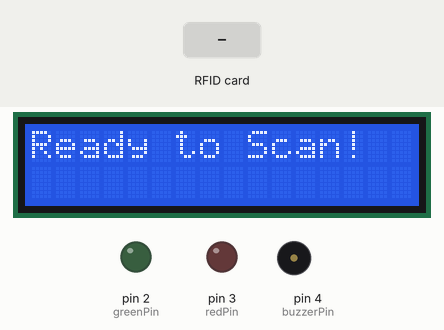
Simulated run of this sketch. Board: Arduino Uno, built with avr-gcc and run on an emulated ATmega328P. Shown: 16×2 character LCD, output pins drawn as LEDs (lit = HIGH), buzzer (waves = sounding, pin HIGH). The test bench sets the inputs (shaded band). Pins used as bus, display or sensor lines are not drawn; what the sketch prints to the serial monitor is not drawn.

Above: at 1.3 s.
1.4 s: RFID card 8C FB 7D B0 held to the reader
At 1.8 s:
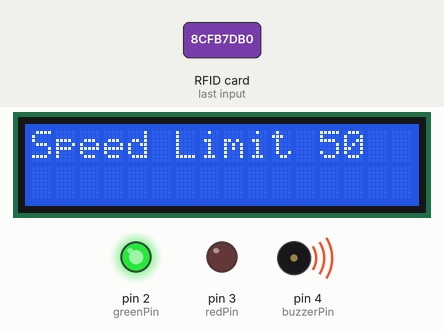
4.4 s: RFID card 5E 7A 19 C4 held to the reader
At 5.9 s:
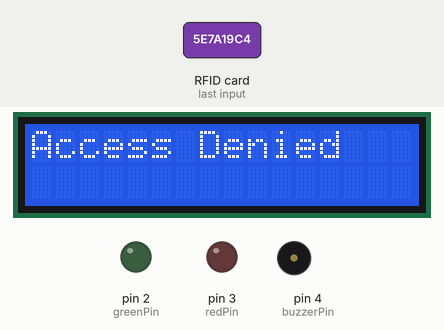
6.9 s: RFID card CC 98 D6 B0 held to the reader
At 8.0 s:
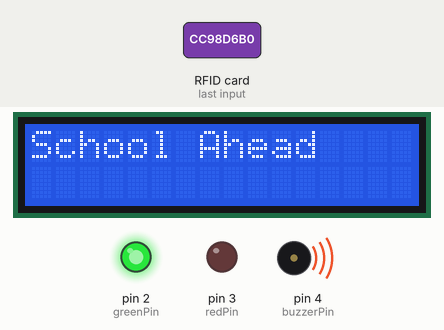
9.9 s: RFID card 5A 01 46 48 held to the reader
At 10.8 s:
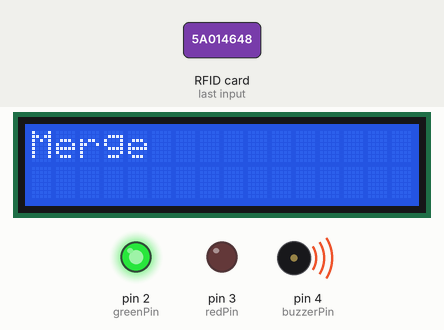
Timing chart, 0 to 13.4 s (numbered marks = the images above; inputs shaded):
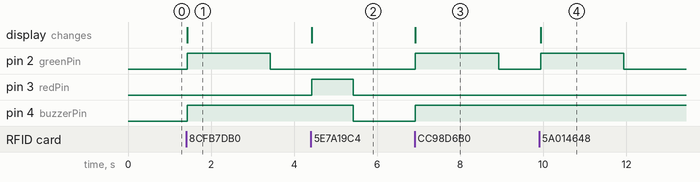

The sketch:

RFID_LCD.ino
```cpp
#include <SPI.h>
#include <MFRC522.h>
#include <Wire.h>
#include <LiquidCrystal_I2C.h>

#define RST_PIN         9          // Reset pin for RFID
#define SS_PIN          10         // Slave Select pin for RFID

MFRC522 mfrc522(SS_PIN, RST_PIN);  // Create MFRC522 instance

LiquidCrystal_I2C lcd(0x27, 16, 2);  // Set the LCD I2C address (0x27 is common for many displays)

/*Card UID:8C:FB:7D:B0
Card UID:CC:98:D6:B0
Card UID:CC:98:D6:B0
Card UID:5A:1:46:48
Card UID:2C:EE:72:B0
Card UID:8A:A5:43:22 */

byte accessUID1[4] = {0x8C, 0xFB, 0x7D, 0xB0}; // Replace this with your card's UID
byte accessUID2[4] = {0xCC, 0x98, 0xD6, 0xB0};
byte accessUID3[4] = {0x5A, 0x1, 0x46, 0x48};
byte accessUID4[4] = {0x2C, 0xEE, 0x72, 0xB0};
byte accessUID5[4] = {0x8A, 0xA5, 0x43, 0x22};
int greenPin = 2;
int redPin = 3;
int buzzerPin = 4;

void setup() {
  // Pin modes
  pinMode(greenPin, OUTPUT);
  pinMode(redPin, OUTPUT);
  pinMode(buzzerPin, OUTPUT);

  // Initialize Serial Monitor
  Serial.begin(9600);
  while (!Serial);  // Wait for serial to initialize on some boards

  // Initialize SPI bus for RFID
  SPI.begin();
  mfrc522.PCD_Init();  // Initialize RFID reader
  mfrc522.PCD_DumpVersionToSerial();  // Output RFID reader details to Serial

  // Initialize the LCD
  lcd.init();
  lcd.backlight(); // Turn on the LCD backlight
  lcd.clear();
  lcd.setCursor(0, 0);
  lcd.print("Ready to Scan!");

  Serial.println(F("Scan a card to see the UID, SAK, and type..."));
}

void loop() {
  // Check if there's a new card present
  if (!mfrc522.PICC_IsNewCardPresent()) {
    return;  // If no card is present, return
  }

  // Select the card
  if (!mfrc522.PICC_ReadCardSerial()) {
    return;  // If reading the card fails, return
  }

  // Compare the UID of the card with the stored UID
  if (mfrc522.uid.uidByte[0] == accessUID1[0] &&
      mfrc522.uid.uidByte[1] == accessUID1[1] &&
      mfrc522.uid.uidByte[2] == accessUID1[2] &&
      mfrc522.uid.uidByte[3] == accessUID1[3]) {

    // Access Granted
    Serial.println("Speed Limit 50");
    lcd.clear();
    lcd.setCursor(0, 0);
    lcd.print("Speed Limit 50");

    // Turn on Green LED
    digitalWrite(greenPin, HIGH);
    digitalWrite(buzzerPin, HIGH);
    delay(2000);  // Keep the LED on for 2 seconds
    digitalWrite(greenPin, LOW);
  }else if (mfrc522.uid.uidByte[0] == accessUID2[0] &&
      mfrc522.uid.uidByte[1] == accessUID2[1] &&
      mfrc522.uid.uidByte[2] == accessUID2[2] &&
      mfrc522.uid.uidByte[3] == accessUID2[3]) {

    // Access Granted
    Serial.println("School Ahead");
    lcd.clear();
    lcd.setCursor(0, 0);
    lcd.print("School Ahead");

    // Turn on Green LED
    digitalWrite(greenPin, HIGH);
    digitalWrite(buzzerPin, HIGH);
    delay(2000);  // Keep the LED on for 2 seconds
    digitalWrite(greenPin, LOW);
  }else if (mfrc522.uid.uidByte[0] == accessUID3[0] &&
      mfrc522.uid.uidByte[1] == accessUID3[1] &&
      mfrc522.uid.uidByte[2] == accessUID3[2] &&
      mfrc522.uid.uidByte[3] == accessUID3[3]) {

    // Access Granted
    Serial.println("Merge");
    lcd.clear();
    lcd.setCursor(0, 0);
    lcd.print("Merge");

    // Turn on Green LED
    digitalWrite(greenPin, HIGH);
    digitalWrite(buzzerPin, HIGH);
    delay(2000);  // Keep the LED on for 2 seconds
    digitalWrite(greenPin, LOW);
  }else if (mfrc522.uid.uidByte[0] == accessUID4[0] &&
      mfrc522.uid.uidByte[1] == accessUID4[1] &&
      mfrc522.uid.uidByte[2] == accessUID4[2] &&
      mfrc522.uid.uidByte[3] == accessUID4[3]) {

    // Access Granted
    Serial.println("Slippery Road");
    lcd.clear();
    lcd.setCursor(0, 0);
    lcd.print("Slippery Road");

    // Turn on Green LED
    digitalWrite(greenPin, HIGH);
    digitalWrite(buzzerPin, HIGH);
    delay(2000);  // Keep the LED on for 2 seconds
    digitalWrite(greenPin, LOW);
  }else if (mfrc522.uid.uidByte[0] == accessUID5[0] &&
      mfrc522.uid.uidByte[1] == accessUID5[1] &&
      mfrc522.uid.uidByte[2] == accessUID5[2] &&
      mfrc522.uid.uidByte[3] == accessUID5[3]) {

    // Access Granted
    Serial.println("No horn");
    lcd.clear();
    lcd.setCursor(0, 0);
    lcd.print("No Horn");

    // Turn on Green LED
    digitalWrite(greenPin, HIGH);
    digitalWrite(buzzerPin, HIGH);
    delay(2000);  // Keep the LED on for 2 seconds
    digitalWrite(greenPin, LOW);
  }

  else {
    // Access Denied
    Serial.println("Access Denied");
    lcd.clear();
    lcd.setCursor(0, 0);
    lcd.print("Access Denied");

    // Turn on Red LED and Buzzer
    digitalWrite(redPin, HIGH);
    digitalWrite(buzzerPin, HIGH);
    delay(1000);  // Keep them on for 1 second
    digitalWrite(redPin, LOW);
    digitalWrite(buzzerPin, LOW);
  }

  // Halt PICC to stop reading the card
  mfrc522.PICC_HaltA();
}
```

Measured:
- after the input at 1.4 s, pin 2 (greenPin): LOW → HIGH at once, → LOW 2.0 s later; pin 4 (buzzerPin): LOW → HIGH at once; the display: changes at once (image 1)
- after the input at 4.4 s, pin 3 (redPin): LOW → HIGH at once, → LOW 1.0 s later; pin 4 (buzzerPin): HIGH → LOW after 1.0 s; the display: changes at once (image 2)
- after the input at 6.9 s, pin 2 (greenPin): LOW → HIGH at once, → LOW 2.0 s later; pin 4 (buzzerPin): LOW → HIGH at once; the display: changes at once (image 3)
- after the input at 9.9 s, pin 2 (greenPin): LOW → HIGH at once, → LOW 2.0 s later; the display: changes at once (image 4)
